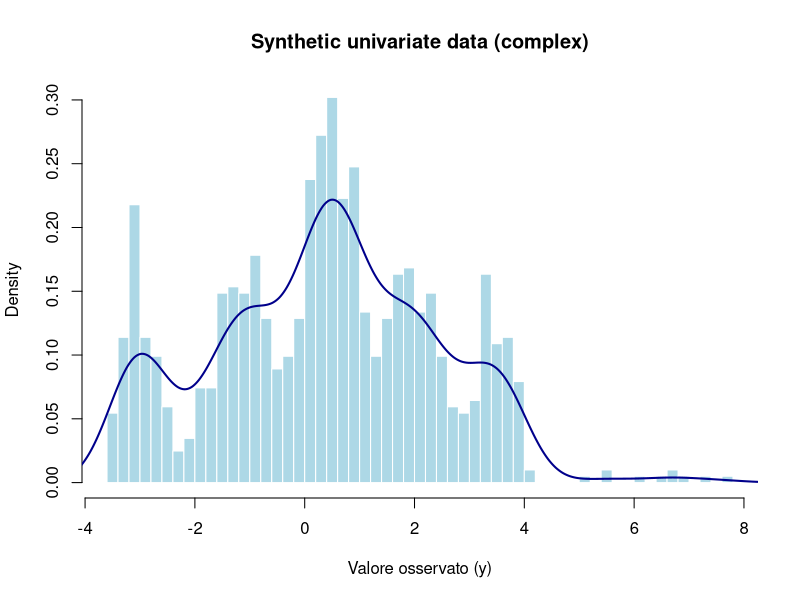

Here is the R script that generated this plot:
# --- generate_data_complex.R ---
# Script per la generazione di dati sintetici complessi (Mistura di Gaussiane + Outliers)
# Utile per testare modelli di clustering non parametrici (es. DPMM)

set.seed(48) # Fissiamo il seed per la riproducibilità dei risultati

# --- 1. Configurazione Parametri ---
n <- 1000  # Numero di osservazioni principali

# Definiamo i parametri per i 5 cluster (componenti della mistura)
means <- c(-3, -1, 0.5, 2, 3.5)       # Medie (centroidi)
sds   <- c(0.3, 0.6, 0.4, 0.5, 0.3)  # Deviazioni standard (eteroschedasticità)
probs <- c(0.15, 0.25, 0.3, 0.2, 0.1) # Pesi della mistura (devono sommare a 1)

# --- 2. Generazione dei Dati ---
y <- numeric(n)

for(i in 1:n) {
  # Estrazione del cluster di appartenenza tramite campionamento multinomiale
  # Usiamo il metodo della cumulativa per mappare un valore Uniforme(0,1) su un cluster
  u <- runif(1)
  cluster <- which(u <= cumsum(probs))[1]
  
  # Generazione del valore y data l'appartenenza al cluster (Likelihood Gaussiana)
  y[i] <- rnorm(1, mean = means[cluster], sd = sds[cluster])
}

# --- 3. Inserimento Outliers ---
# Aggiungiamo una piccola frazione di dati (1%) che non appartiene alla mistura principale
# Questo serve a testare la robustezza del modello di clustering
n_out <- 10
outliers <- rnorm(n_out, mean = 6, sd = 1)
y <- c(y, outliers)

# --- 4. Esportazione e Visualizzazione ---
# Salvataggio del dataset in formato binario RData per analisi successive
save(y, file = "data_generated.RData")

# Visualizzazione rapida della densità empirica dei dati generati
hist(y, 
     breaks = 50, 
     col = "lightblue", 
     border = "white",
     main = "Synthetic univariate data (complex)", 
     xlab = "Valore osservato (y)",
     prob = TRUE) # prob=TRUE per vedere la densità invece della frequenza

# Aggiunta di una curva di densità kernel per evidenziare i picchi
lines(density(y), col = "darkblue", lwd = 2)
